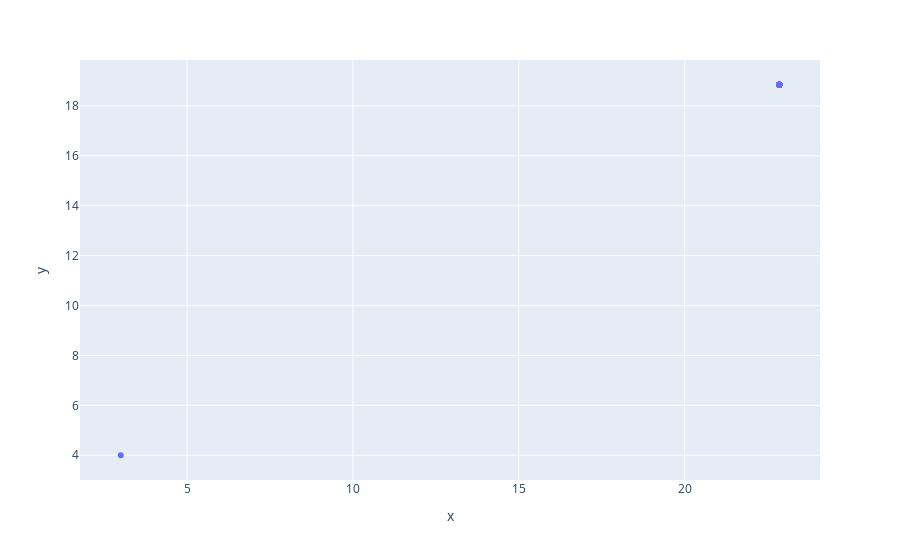

The code cell stored with this chart in its notebook:
### Code cell
xy = np.array([3,4])
xyploo = xy
for lp in np.linspace(0,2*np.pi,50):
    # print(lp)
    # R = np.array([[lp,1],[lp,np.sin(lp)]])
    Ro = np.array([[np.cos(lp),0],[np.sin(lp),0]])
    #xyploo = np.vstack((xyploo,Ro@xy))
    # print(R, R@xy)
    xyploo = np.vstack((xyploo, R@xy))

x = xyploo[:,0]
y = xyploo[:,1]

px.scatter(x = x, y = y)

### Figure 1 — Plotly figure (JSON) as saved in the notebook; plotly's stock layout.template omitted (floating-point values rounded to 4 significant figures)
{"data": [{"hovertemplate": "x=%{x}<br>y=%{y}<extra></extra>", "legendgroup": "", "marker": {"color": "#636efa", "symbol": "circle"}, "mode": "markers", "name": "", "orientation": "v", "showlegend": false, "type": "scatter", "x": [3, 22.85, 22.85, 22.85, 22.85, 22.85, 22.85, 22.85, 22.85, 22.85, 22.85, 22.85, 22.85, 22.85, 22.85, 22.85, 22.85, 22.85, 22.85, 22.85, 22.85, 22.85, 22.85, 22.85, 22.85, 22.85, 22.85, 22.85, 22.85, 22.85, 22.85, 22.85, 22.85, 22.85, 22.85, 22.85, 22.85, 22.85, 22.85, 22.85, 22.85, 22.85, 22.85, 22.85, 22.85, 22.85, 22.85, 22.85, 22.85, 22.85, 22.85], "xaxis": "x", "y": [4, 18.85, 18.85, 18.85, 18.85, 18.85, 18.85, 18.85, 18.85, 18.85, 18.85, 18.85, 18.85, 18.85, 18.85, 18.85, 18.85, 18.85, 18.85, 18.85, 18.85, 18.85, 18.85, 18.85, 18.85, 18.85, 18.85, 18.85, 18.85, 18.85, 18.85, 18.85, 18.85, 18.85, 18.85, 18.85, 18.85, 18.85, 18.85, 18.85, 18.85, 18.85, 18.85, 18.85, 18.85, 18.85, 18.85, 18.85, 18.85, 18.85, 18.85], "yaxis": "y"}], "layout": {"legend": {"tracegroupgap": 0}, "margin": {"t": 60}, "xaxis": {"anchor": "y", "domain": [0, 1], "title": {"text": "x"}}, "yaxis": {"anchor": "x", "domain": [0, 1], "title": {"text": "y"}}}}
